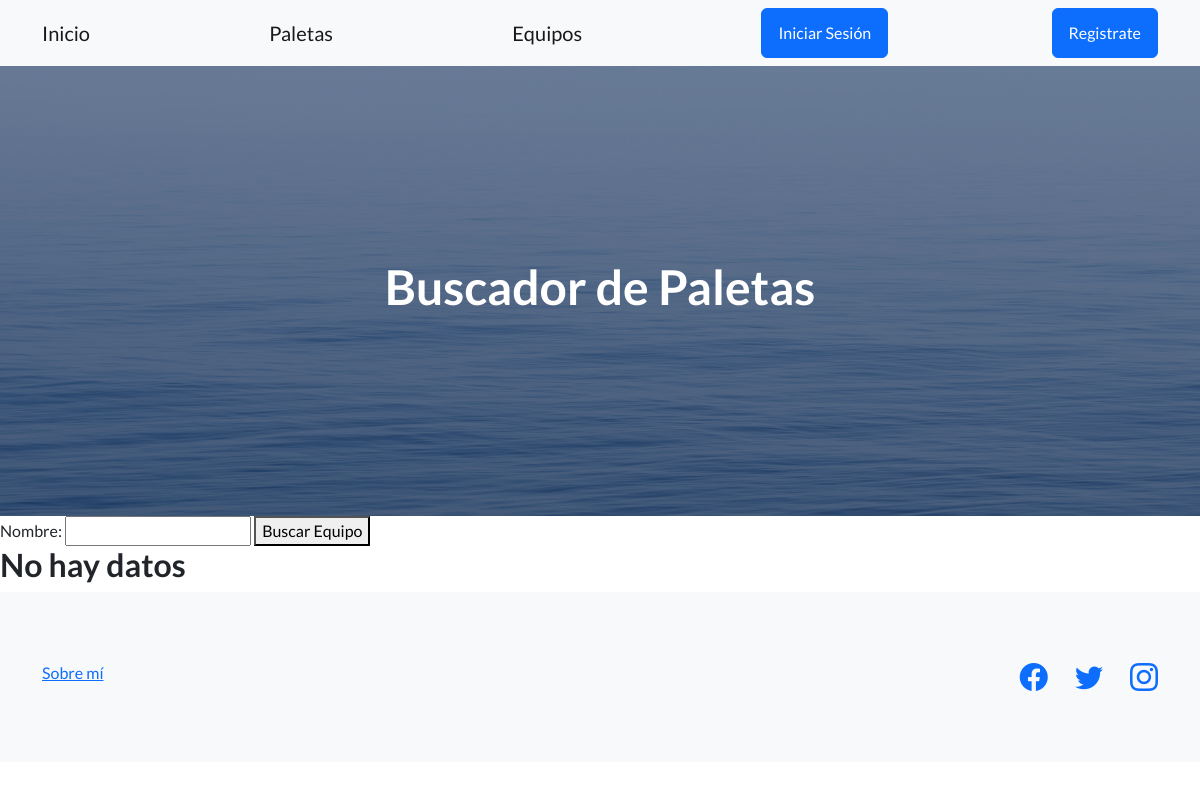
Page /paletas/buscar on the earlier database version.
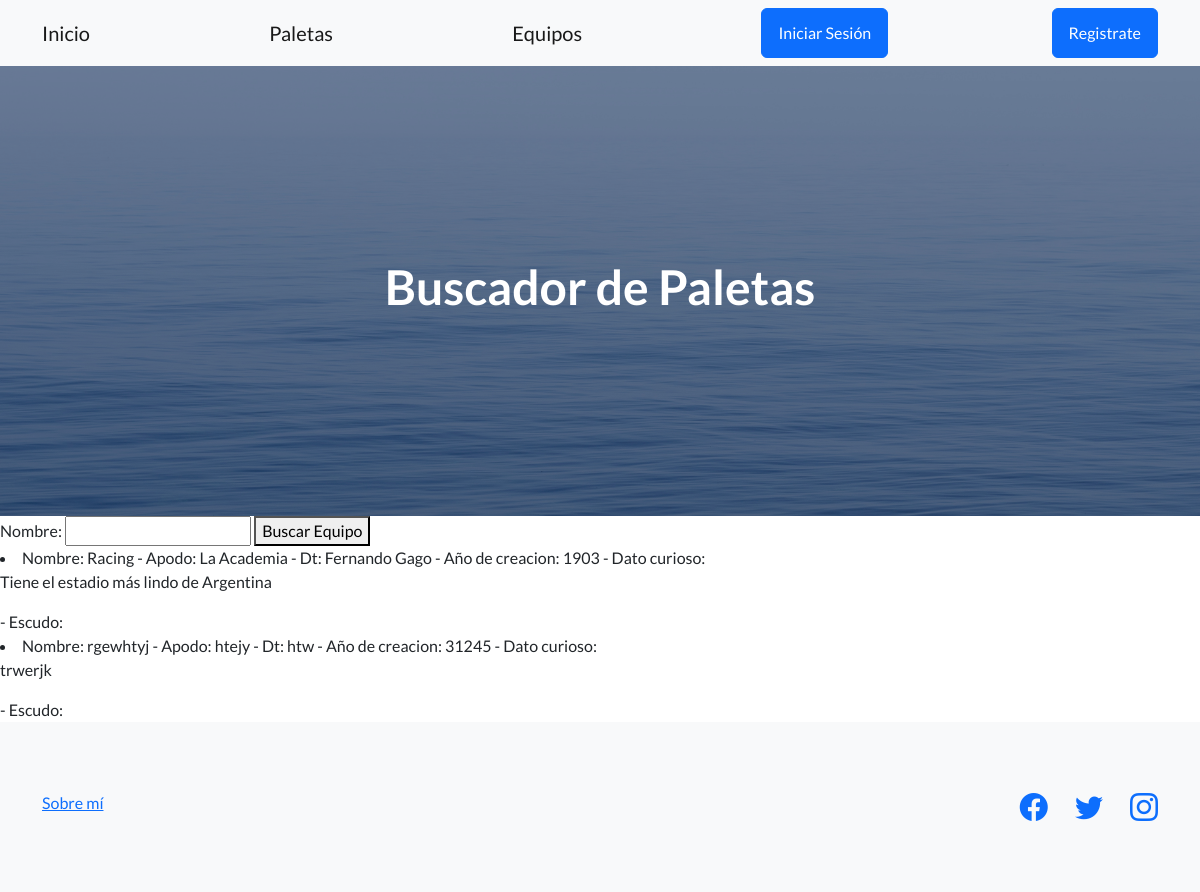
Same page on the later database version.
### Aplicacion/models.py (models this page shows, shortened)
class Paleta(models.Model):
    nombre = models.CharField (max_length = 30)
    apodo = models.CharField (max_length = 30)
    dt = models.CharField (max_length = 30)
    anio_de_creacion = models.IntegerField ()
    dato_curioso = RichTextField()
    escudo = models.ImageField (upload_to = 'avatares', null = True, blank = True)

### Aplicacion/views.py (the view)
# urls.py: path('paletas/buscar', views.buscar_paleta, name = 'buscador_paletas'),
def buscar_paleta(request):
    nombre_a_buscar = request.GET.get('nombre', None)
    if nombre_a_buscar:
        paletas = Paleta.objects.filter(nombre__icontains = nombre_a_buscar)
    else:
        paletas = Paleta.objects.all()
    formulario_busqueda = BuscarPaleta()
    return render(request,'buscar_paletas.html', {'paletas':paletas, 'formulario':formulario_busqueda})

### Aplicacion/forms.py
class BuscarPaleta(forms.Form):
    nombre = forms.CharField (max_length = 30, required = False)

### Aplicacion/templates/buscar_paletas.html (shortened to what this page needs)
{% extends 'base.html' %}
{% block h1_header %}
<h1>Buscador de Paletas</h1>
{% endblock h1_header %}
{% block contenido %}
<form action = {% url 'Aplicacion:buscador_paletas' %} method = "get">
    {{formulario}}
    <button>Buscar Equipo</button>
</form>
{% if paletas %}
{% for paleta in paletas %}
   <li >
    Nombre: {{paleta.nombre}} - Apodo: {{paleta.apodo}} - Dt: {{paleta.dt}} - Año de creacion: {{paleta.anio_de_creacion}} - Dato curioso: {{paleta.dato_curioso | safe}} - Escudo: <img src = {{paleta.escudo.url}} alt = '' height = '60px'>
   </li>
   {% endfor %}
{% else %}
   <h2>No hay datos</h2>
{% endif %}
{% endblock contenido %}

### templates/base.html (shortened to what this page needs)
<!DOCTYPE html>
<html lang="en">
    {% load static %}
    <head>
        <link href="https://cdn.jsdelivr.net/npm/bootstrap-icons@1.5.0/font/bootstrap-icons.css" rel="stylesheet" type="text/css" />
        <link href={% static 'css/styles.css' %} rel="stylesheet" />
    </head>
    <body>
        <nav class="navbar navbar-light bg-light static-top">
            <div class="container">
                <a class="navbar-brand" href={% url 'Aplicacion:inicio' %}>Inicio</a>
                <a class="navbar-brand" href={% url 'Aplicacion:lista_paletas' %}>Paletas</a>
                <a class="navbar-brand" href={% url 'Aplicacion:lista_equipos' %}>Equipos</a>
                {% if request.user.is_authenticated %}
                {% if request.user.extradata.avatar %}
                <img src = {{request.user.extradata.avatar.url}} alt = '' height = '40px'>
                {% endif %}
                <a href={% url 'usuarios:ver_perfil' %}>{{request.user.username}}</a>
                <a class="btn btn-primary" href={% url 'usuarios:logout' %}>Cerrar Sesión</a>
                {% else %}
                <a class="btn btn-primary" href={% url 'usuarios:login' %}>Iniciar Sesión</a>
                <a class="btn btn-primary" href={% url 'usuarios:registro' %}>Registrate</a>
                {% endif %}
            </div>
        </nav>
        <header class="masthead">
            <div class="container position-relative">
                <div class="row justify-content-center">
                    <div class="col-xl-6">
                        <div class="text-center text-white">
                            {% block h1_header %}{% endblock h1_header %}
                        </div>
                    </div>
                </div>
            </div>
        </header>
        {% block contenido %}
        {% endblock contenido %}
        <footer class="footer bg-light">
            <div class="container">
                <div class="row">
                    <div class="col-lg-6 h-100 text-center text-lg-start my-auto">
                        <ul class="list-inline mb-2">
                            <li class="list-inline-item"><a href= {% url 'Aplicacion:about' %} >Sobre mí</a></li>
                        </ul>
                    </div>
                    <div class="col-lg-6 h-100 text-center text-lg-end my-auto">
                        <ul class="list-inline mb-0">
                            <li class="list-inline-item me-4">
                                <a href="#!"><i class="bi-facebook fs-3"></i></a>
                            </li>
                            <li class="list-inline-item me-4">
                                <a href="#!"><i class="bi-twitter fs-3"></i></a>
                            </li>
                            <li class="list-inline-item">
                                <a href="#!"><i class="bi-instagram fs-3"></i></a>
                            </li>
                        </ul>
                    </div>
                </div>
            </div>
        </footer>
    </body>
</html>

Differences in the rows shown:
added Paleta: nombre "Racing", apodo "La Academia", dt "Fernando Gago", anio_de_creacion "1903", dato_curioso "Tiene el estadio más lindo de Argentina"
added Paleta: nombre "rgewhtyj", apodo "htejy", dt "htw", anio_de_creacion "31245", dato_curioso "trwerjk"
Other differences:
text no longer shown: "No hay datos"
